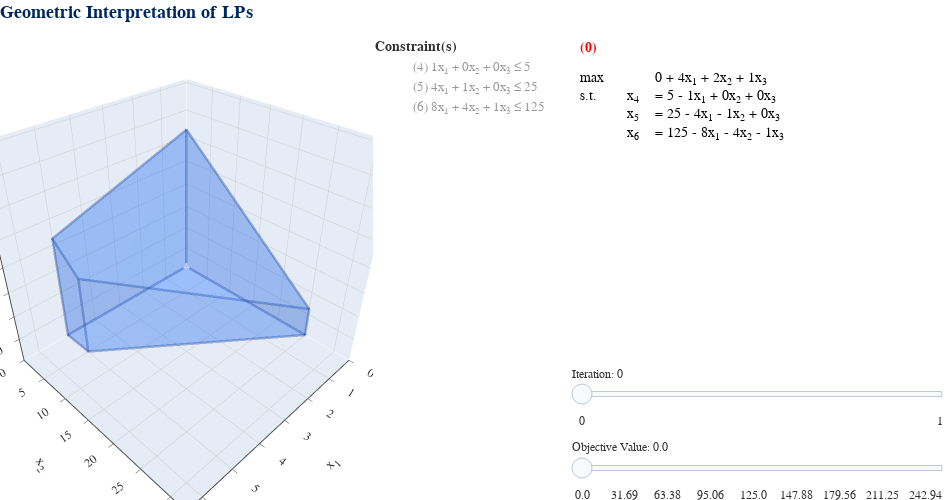

The cell this chart's notebook holds for it:
### Markdown cell above
Typy przechodzenia między wierzchołkami:<br>
Największy Wzrost - wymieniona wyżej, wybiera wierzchołek z najwyższym zyskiem<br>
Zasada Blanda - po najmniejszym indeksie. Wyklucza cykle. W teorii przydatna, w praktyce zbyt wolna <br>
Zasada Dantziga - po najbardziej zredukowanym koszcie zmiennej nie bazowej. Nazwana po twórcy metody sympleks.<br>

### Code cell
from gilp import examples as ex

x = np.array([[0],[0],[0],[5],[25],[125]])
simplex_visual(ex.KLEE_MINTY_3D_LP, initial_solution=x, rule='greatest_ascent').show()
